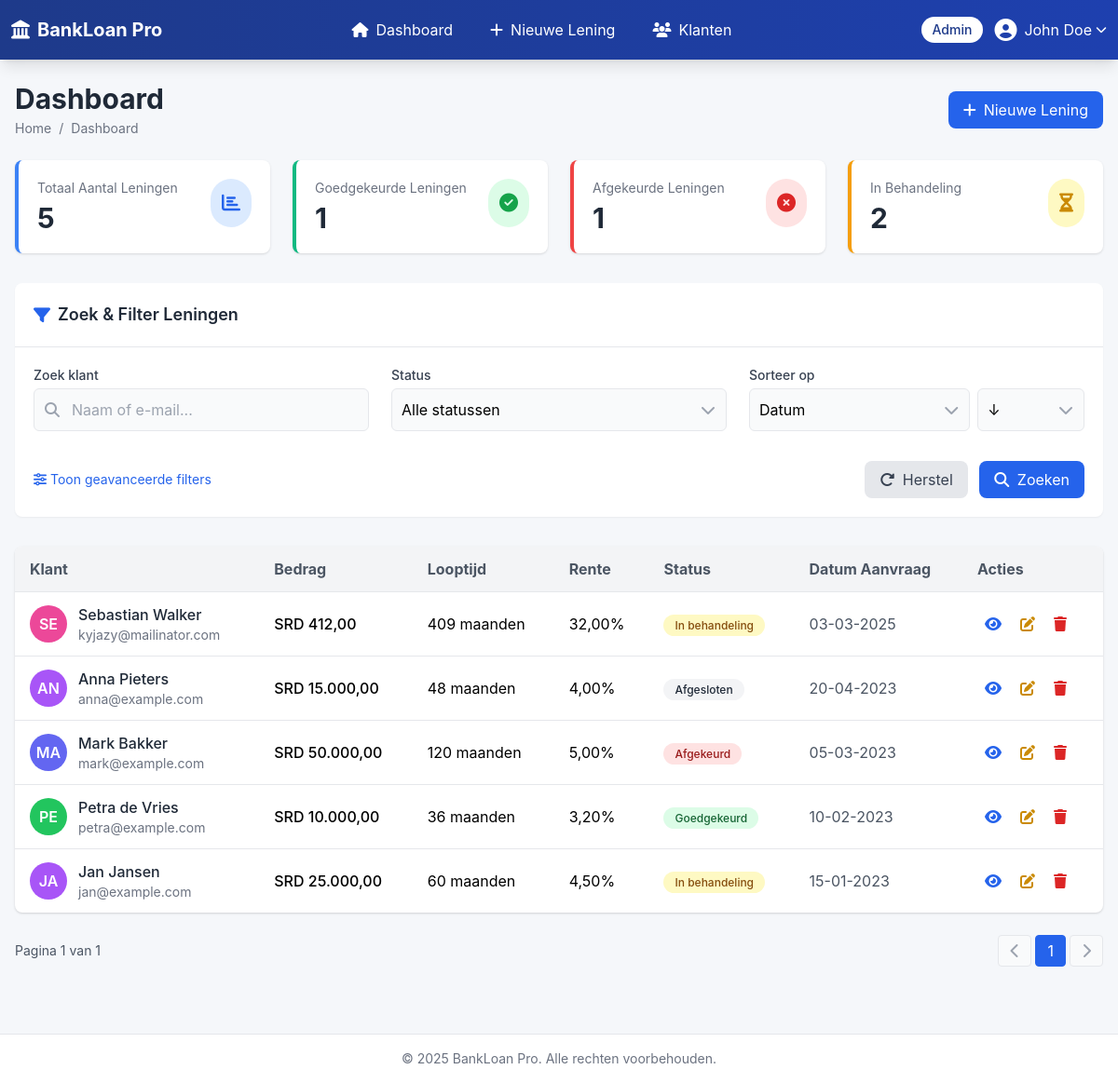
Before: / with the older database file.
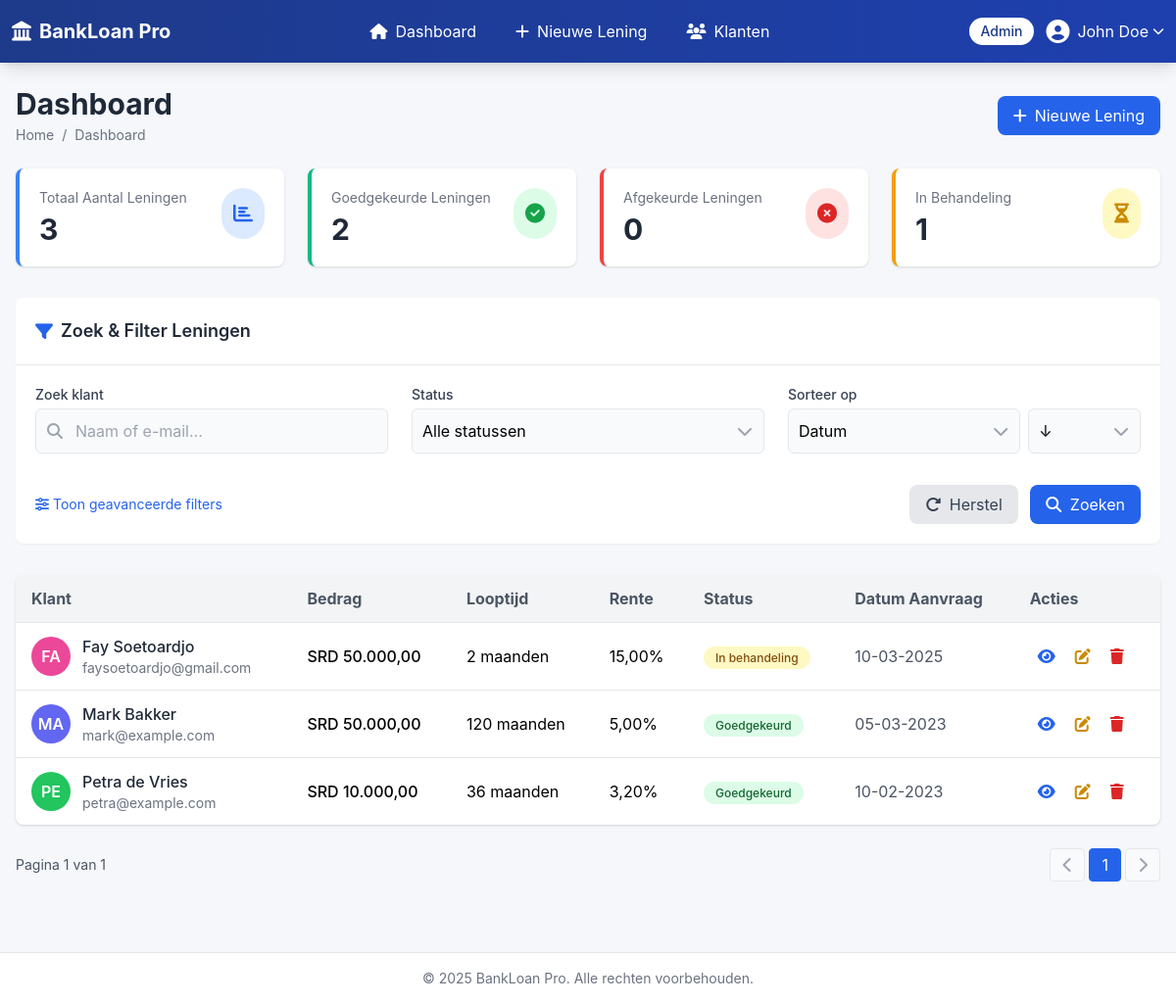
After: the same page with the newer database file.
### tables this page shows
CREATE TABLE `leningen` (
  `leningid` int(11) NOT NULL,
  `klantid` int(11) NOT NULL,
  `lening_bedrag` decimal(10,2) NOT NULL,
  `lening_duur` int(11) NOT NULL,
  `rente` decimal(5,2) NOT NULL,
  `lening_status` enum('In behandeling','Goedgekeurd','Afgekeurd','Afgesloten') DEFAULT 'In behandeling',
  `datum_aanvraag` date NOT NULL
);

CREATE TABLE `klanten` (
  `klantid` int(11) NOT NULL,
  `klant_naam` varchar(255) NOT NULL,
  `klant_email` varchar(255) NOT NULL,
  `klant_telefoon` varchar(15) DEFAULT NULL,
  `created_at` timestamp NOT NULL DEFAULT current_timestamp(),
  `klant_address` varchar(255) DEFAULT NULL,
  `geboorte_datum` date DEFAULT NULL
);

### index.php (the view, shortened to what the rows shown need)
<?php
require './includes/config.php';
$sort_by = isset($_GET['sort_by']) ? $_GET['sort_by'] : 'datum_aanvraag';
$sort_order = isset($_GET['sort_order']) ? $_GET['sort_order'] : 'DESC';
$whereConditions = [];
$params = [];
$whereClause = !empty($whereConditions) ? "WHERE " . implode(" AND ", $whereConditions) : "";
$valid_sort_columns = ['klant_naam', 'lening_bedrag', 'lening_duur', 'rente', 'lening_status', 'datum_aanvraag'];
$sort_by = in_array($sort_by, $valid_sort_columns) ? $sort_by : 'datum_aanvraag';
$valid_sort_orders = ['ASC', 'DESC'];
$sort_order = in_array(strtoupper($sort_order), $valid_sort_orders) ? strtoupper($sort_order) : 'DESC';
$query = "
    SELECT l.leningid, k.klant_naam, k.klant_email, l.lening_bedrag, l.lening_duur, l.rente, l.lening_status, l.datum_aanvraag
    FROM leningen l
    JOIN klanten k ON l.klantid = k.klantid
    $whereClause
    ORDER BY " . ($sort_by === 'klant_naam' ? 'k.klant_naam' : "l.$sort_by") . " $sort_order
";
$stmt = $pdo->prepare($query);
$stmt->execute($params);
$lendingen = $stmt->fetchAll(PDO::FETCH_ASSOC);
?>
<!DOCTYPE html>
<html lang="nl">
<head>
    <script src="https://cdn.tailwindcss.com"></script>
    <link rel="stylesheet" href="https://cdnjs.cloudflare.com/ajax/libs/font-awesome/6.4.0/css/all.min.css">
</head>
<body>
    <div class="container mx-auto px-4 py-6 max-w-7xl">
        <div class="flex justify-between items-center mb-6">
            <div>
                <h1 class="text-3xl font-bold text-gray-800">Dashboard</h1>
            </div>
        </div>
        <div class="bg-white rounded-lg shadow-sm mb-8">
            <div class="p-5 border-b border-gray-200">
                <h2 class="text-lg font-semibold text-gray-800 flex items-center">
                    <i class="fas fa-filter mr-2 text-blue-600"></i>
                    Zoek & Filter Leningen
                </h2>
            </div>
        </div>
        <div class="table-container bg-white mb-6">
            <table class="min-w-full loan-table">
                <thead>
                    <tr class="table-header">
                        <th class="py-3 px-4 text-left">Klant</th>
                        <th class="py-3 px-4 text-left">Bedrag</th>
                        <th class="py-3 px-4 text-left">Looptijd</th>
                        <th class="py-3 px-4 text-left">Rente</th>
                        <th class="py-3 px-4 text-left">Status</th>
                        <th class="py-3 px-4 text-left">Datum Aanvraag</th>
                        <th class="py-3 px-4 text-left">Acties</th>
                    </tr>
                </thead>
                <tbody>
                    <?php if (count($lendingen) > 0): ?>
                        <?php foreach ($lendingen as $lening): ?>
                        <?php
                            $colors = ['bg-blue-500', 'bg-green-500', 'bg-purple-500', 'bg-pink-500', 'bg-yellow-500', 'bg-indigo-500'];
                            $colorIndex = crc32($lening['klant_naam']) % count($colors);
                            $avatarColor = $colors[$colorIndex];
                        ?>
                        <tr class="border-t">
                            <td class="py-3 px-4">
                                <div class="flex items-center">
                                    <div class="avatar <?= $avatarColor ?>">
                                        <?= strtoupper(substr($lening['klant_naam'], 0, 2)) ?>
                                    </div>
                                    <div class="ml-3">
                                        <p class="font-medium text-gray-800"><?= htmlspecialchars($lening['klant_naam']) ?></p>
                                        <p class="text-gray-500 text-sm"><?= htmlspecialchars($lening['klant_email']) ?></p>
                                    </div>
                                </div>
                            </td>
                            <td class="py-3 px-4 font-medium">SRD <?= number_format($lening['lening_bedrag'], 2, ',', '.') ?></td>
                            <td class="py-3 px-4"><?= $lening['lening_duur'] ?> maanden</td>
                            <td class="py-3 px-4"><?= number_format($lening['rente'], 2, ',', '.') ?>%</td>
                            <td class="py-3 px-4">
                                <span class="
                                    <?= $lening['lening_status'] === 'In behandeling' ? 'bg-yellow-100 text-yellow-800' : '' ?>
                                    <?= $lening['lening_status'] === 'Goedgekeurd' ? 'bg-green-100 text-green-800' : '' ?>
                                    <?= $lening['lening_status'] === 'Afgekeurd' ? 'bg-red-100 text-red-800' : '' ?>
                                    <?= $lening['lening_status'] === 'Afgesloten' ? 'bg-gray-100 text-gray-800' : '' ?>
                                    py-1 px-3 rounded-full text-xs font-medium
                                ">
                                    <?= htmlspecialchars($lening['lening_status']) ?>
                                </span>
                            </td>
                            <td class="py-3 px-4 text-gray-600"><?= date('d-m-Y', strtotime($lening['datum_aanvraag'])) ?></td>
                            <td class="py-3 px-4">
                                <div class="flex space-x-1">
                                    <a href="includes/view_lening.php?leningid=<?= $lening['leningid'] ?>"
                                       class="action-button text-blue-600" title="Bekijken">
                                        <i class="fas fa-eye"></i>
                                    </a>
                                    <a href="includes/edit_leningen.php?leningid=<?= $lening['leningid'] ?>"
                                       class="action-button text-yellow-600" title="Bewerken">
                                        <i class="fas fa-edit"></i>
                                    </a>
                                    <a href="includes/delete_leningen.php?leningid=<?= $lening['leningid'] ?>"
                                       onclick="return confirm('Weet je zeker dat je deze lening wilt verwijderen?')"
                                       class="action-button text-red-600" title="Verwijderen">
                                        <i class="fas fa-trash"></i>
                                    </a>
                                </div>
                            </td>
                        </tr>
                        <?php endforeach; ?>
                    <?php endif; ?>
                </tbody>
            </table>
        </div>
    </div>
</body>
</html>

Changed rows visible on the page:
removed leningen: klantid.klant_naam "SE", klantid.klant_naam "Sebastian Walker", klantid.klant_email "kyjazy@mailinator.com", lening_bedrag "412,00", lening_duur "409", rente "32,00", lening_status "In behandeling", datum_aanvraag "03-03-2025"
removed leningen: klantid.klant_naam "AN", klantid.klant_naam "Anna Pieters", klantid.klant_email "anna@example.com", lening_bedrag "15.000,00", lening_duur "48", rente "4,00", lening_status "Afgesloten", datum_aanvraag "20-04-2023"
removed leningen: klantid.klant_naam "JA", klantid.klant_naam "Jan Jansen", klantid.klant_email "jan@example.com", lening_bedrag "25.000,00", lening_duur "60", rente "4,50", lening_status "In behandeling", datum_aanvraag "15-01-2023"
added leningen: klantid.klant_naam "FA", klantid.klant_naam "Fay Soetoardjo", klantid.klant_email "faysoetoardjo@gmail.com", lening_bedrag "50.000,00", lening_duur "2", rente "15,00", lening_status "In behandeling", datum_aanvraag "10-03-2025"
changed leningen "MA": lening_status "Afgekeurd" → "Goedgekeurd"
Other visible differences:
$totalLoans: "5" → "3"
$approvedLoans: "1" → "2"
$rejectedLoans: "1" → "0"
$pendingLoans: "2" → "1"
